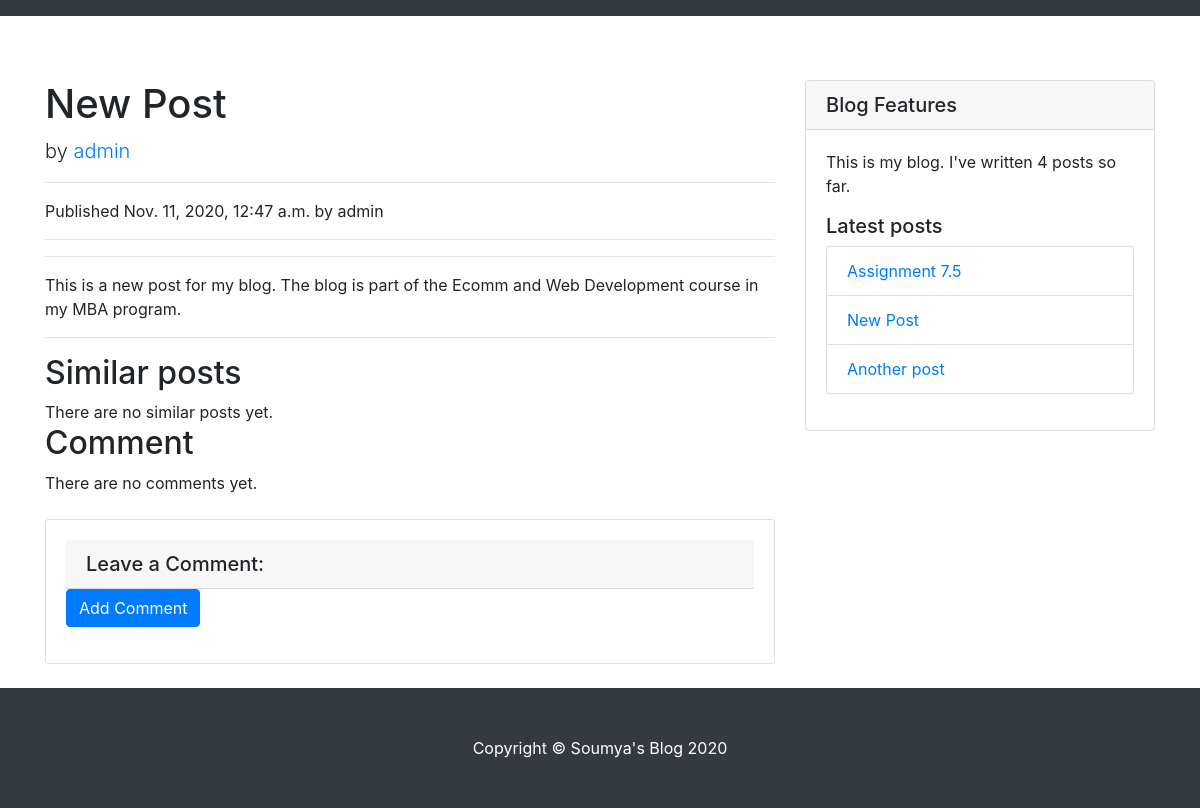
/blog/2020/11/11/new-post/, run on the app's committed database.
### blog/models.py (models this page shows, shortened)
class Post(models.Model):
    def get_absolute_url(self):
        return reverse('blog:post_detail',
                args=[self.publish.year,
                    self.publish.month,
                    self.publish.day, self.slug])
    objects = models.Manager() # The default manager.
    published = PublishedManager() # Our custom manager.
    STATUS_CHOICES = (
            ('draft', 'Draft'),
            ('published', 'Published'),
            )
    title = models.CharField(max_length=250)
    slug = models.SlugField(max_length=250,
            unique_for_date='publish')
    author = models.ForeignKey(User,
            on_delete=models.CASCADE,
            related_name='blog_posts')
    body = models.TextField()
    publish = models.DateTimeField(default=timezone.now)
    created = models.DateTimeField(auto_now_add=True)
    updated = models.DateTimeField(auto_now=True)
    status = models.CharField(max_length=10,
            choices=STATUS_CHOICES,
            default='draft')
    class Meta:
        ordering = ('-publish',)

### blog/views.py (the view)
def post_detail(request, year, month, day, post):
    post = get_object_or_404(Post, slug=post,
            status='published',
            publish__year=year,
            publish__month=month,
            publish__day=day)
    return render(request,
            'blog/post/detail.html',
            {'post': post})

### blog/models.py (called while the page is built)
    def get_queryset(self):
        return super(PublishedManager,
                    self).get_queryset()\
                        .filter(status='published')

### blog/templatetags/blog_tags.py (called while the page is built)
@register.simple_tag
def total_posts():
    return Post.published.count()

@register.inclusion_tag('blog/post/latest_posts.html')
def show_latest_posts(count=5):
    latest_posts = Post.published.order_by('-publish')[:count]
    return {'latest_posts': latest_posts}

@register.filter(name='markdown')
def markdown_format(text):
    return mark_safe(markdown.markdown(text))

### blog/templates/blog/post/detail.html (shortened to what this page needs)
{% extends "blog/base.html" %}
{% load blog_tags %}
{% load crispy_forms_tags %}
{% block content %}
<div class="col-lg-8">
    <h1 class="mt-4">{{ post.title }}</h1>
    <p class="lead">
        by <a href="#">{{ post.author }}</a>
    </p>
    <hr>
    <p class="date">
        Published {{ post.publish }} by {{ post.author }}
    </p>
    <hr>
    <hr>
    {{ post.body|markdown }}
    <hr>
    <h2>Similar posts</h2>
    {% for post in similar_posts %}
    <p>
        <a href="{{ post.get_absolute_url }}">{{ post.title }}</a>
    </p>
    {% empty %}
    There are no similar posts yet.
    {% endfor %}
    {% with comments.count as total_comments %}
        <h2>
            {{ total_comments }} Comment{{ total_comments|pluralize }}
        </h2>
    {% endwith %}
    {% for comment in comments %}
        <div class="media mb-4">
            <img class="d-flex mr-3 rounded-circle" src="http://placehold.it/50x50" alt="">
            <div class="media-body">
                <h5 class="mt-0">Comment {{ forloop.counter }} by {{ comment.name }}</h5>
                {{ comment.created }}
                {{ comment.body|linebreaks }}
            </div>
        </div>
        {% empty %}
        <p>There are no comments yet.</p>
    {% endfor %}
    <div class="card my-4">
        <div class="card-body">
        {% if new_comment %}
            <h5 class="card-header">Your comment has been added.</h5>
        {% else %}
            <h5 class="card-header">Leave a Comment:</h5>
            <form class="form-group" method="post">
                <button type="submit" class="btn btn-primary">Add Comment</button>
            </form>
        {% endif %}
        </div>
    </div>
</div>
{% endblock %}

### blog/templates/blog/post/latest_posts.html
<ul class="list-group">
    {% for post in latest_posts %}
        <li class="list-group-item list-group-item-action">
            <a href="{{ post.get_absolute_url }}">{{ post.title }}</a>
        </li>
    {% endfor %}
</ul>

### blog/static/css/blog.css (style rules this page uses)
body { padding-top: 56px; }

### data on the page
Post: title "New Post", author "admin", publish "Nov. 11, 2020, 12:47 a.m.", body "This is a new post for my blog. The blog is part of the Ecomm and Web Development course in my MBA program."
Post: title "Assignment 7.5"
Post: title "Another post"
